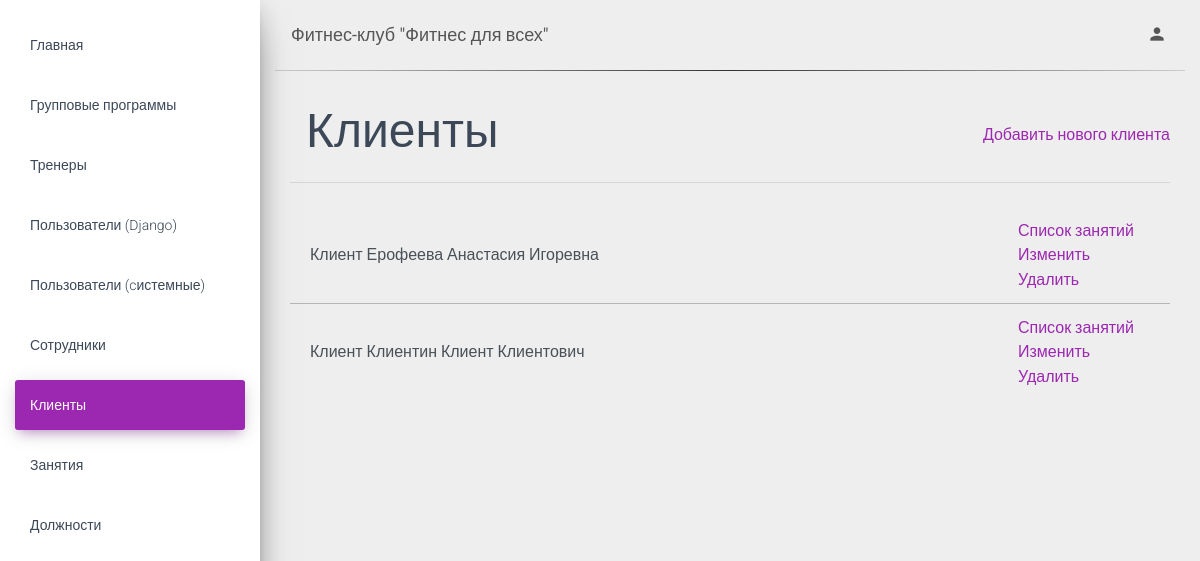
Screenshot of /clients/ (signed in) with the database file from the repository.
### apps/common/models.py (models this page shows, shortened)
class Client(models.Model):
    fitness_user = models.OneToOneField(FitnessUser, on_delete=models.RESTRICT)
    has_subscription = models.BooleanField()
    class Meta:
        ordering = ["fitness_user__full_name"]
    def __str__(self):
        return "Клиент " + self.fitness_user.full_name

class FitnessUser(models.Model):
    SEX = (
        ("м", "Мужской"),
        ("ж", "Женский"),
        ("н", "Не указано"),
    )
    user = models.OneToOneField(User, on_delete=models.RESTRICT, default=None)
    full_name = models.CharField(max_length=255)
    gender = models.CharField(max_length=1, choices=SEX, blank=True, default="н")
    phone_number = models.CharField(max_length=11, null=True, blank=True)
    birth_date = models.DateField(null=True, blank=True)
    class Meta:
        ordering = ["full_name"]

### apps/common/views.py (the view)
# urls.py: re_path(r'^clients/$', views.ClientListView.as_view(), name='clients'),
class ClientListView(LoginRequiredMixin, UserPassesTestMixin, generic.ListView):
    model = Client
    template_name = "client_list.html"
    paginate_by = 10
    def test_func(self):
        return is_user_in_group(self.request.user, "Администратор")

### apps/common/services.py (called while the page is built)
def is_user_in_group(user, group_name: str):
    return user.groups.filter(name=group_name).exists()

### templates/common/client_list.html (shortened to what this page needs)
{% extends 'base.html' %}
{% block content %}
    <div class="d-flex justify-content-between align-items-center">
        <h1 class="p-3" style="font-size: xxx-large">Клиенты</h1>
        {% for group in request.user.groups.all %}
            {% if group.name == 'Администратор' %}
                <a class="" href="{% url 'create-client' %}">Добавить нового клиента</a>
            {% endif %}
        {% endfor %}
    </div>
    <hr class="mt-0 mb-4"/>
    <div class="list-group list-group-flush">
        {% for client in client_list %}
            <div class="list-group-item list-group-item-action d-flex justify-content-between align-items-center">
                <div>{{ client }}</div>
                <div>
                    <div style="margin-right: 1em;"><a href="{% url 'client-workouts' pk=client.id %}">Список
                        занятий</a>
                    </div>
                    {% for group in request.user.groups.all %}
                        {% if group.name == 'Администратор' %}
                            <div style="margin-right: 1em;"><a href="{% url 'update-client' pk=client.id %}">Изменить</a>
                            </div>
                            <form class="p-0 m-0" method="POST" action="{% url "delete-client" pk=client.id %}">
                                <button class="btn btn-link btn-primary p-0 m-0" type="submit"
                                        style="font-size: medium; font-weight: 200; text-transform: capitalize;">Удалить
                                </button>
                            </form>
                        {% endif %}
                    {% endfor %}
                </div>
            </div>
        {% endfor %}
    </div>
{% endblock %}

### templates/sidebar.html (shortened to what this page needs)
{% url 'positions' as positions %}
{% url 'programs' as programs %}
{% url 'workouts' as workouts %}
{% url 'clients' as clients %}
{% url 'trainers' as trainers %}
<div class="sidebar" data-color="purple" data-background-color="white">
    <div class="sidebar-wrapper">
        <ul class="nav">
            <li class="nav-item {% if request.path == '/' %}active{% endif %}">
                <a class="nav-link" href="/">
                    <p>Главная</p>
                </a>
            </li>
            <li class="nav-item {% if request.path == programs %}active{% endif %}">
                <a class="nav-link" href="{{ programs }}">
                    <p style="text-transform: none">Групповые программы</p>
                </a>
            </li>
            <li class="nav-item {% if request.path == trainers %}active{% endif %}">
                <a class="nav-link" href="{{ trainers }}">
                    <p>Тренеры</p>
                </a>
            </li>
            {% for group in request.user.groups.all %}
                {% if group.name == 'Администратор' %}
                    <li class="nav-item">
                        <a class="nav-link" href="/page-user.html">
                            <p>Пользователи (Django)</p>
                        </a>
                    </li>
                    <li class="nav-item">
                        <a class="nav-link" href="/page-user.html">
                            <p style="text-transform: none">Пользователи (cистемные)</p>
                        </a>
                    </li>
                    <li class="nav-item">
                        <a class="nav-link" href="/page-user.html">
                            <p>Сотрудники</p>
                        </a>
                    </li>
                    <li class="nav-item {% if request.path == clients %}active{% endif %}">
                        <a class="nav-link" href="{{ clients }}">
                            <p>Клиенты</p>
                        </a>
                    </li>
                    <li class="nav-item {% if request.path == workouts %}active{% endif %}">
                        <a class="nav-link" href="{{ workouts }}">
                            <p>Занятия</p>
                        </a>
                    </li>
                    <li class="nav-item {% if request.path == positions %}active{% endif %}">
                        <a class="nav-link" href="{{ positions }}">
                            <p style="text-transform: none">Должности</p>
                        </a>
                    </li>
                {% endif %}
            {% endfor %}
        </ul>
    </div>
</div>

### static/assets/css/custom.css (style rules this page uses)
.list-group-flush:first-child, .list-group-item:first-child { border-top: 0; }

### rows the page displays
Client: fitness_user.full_name "Клиент Ерофеева Анастасия Игоревна"
Client: fitness_user.full_name "Клиент Клиентин Клиент Клиентович"
